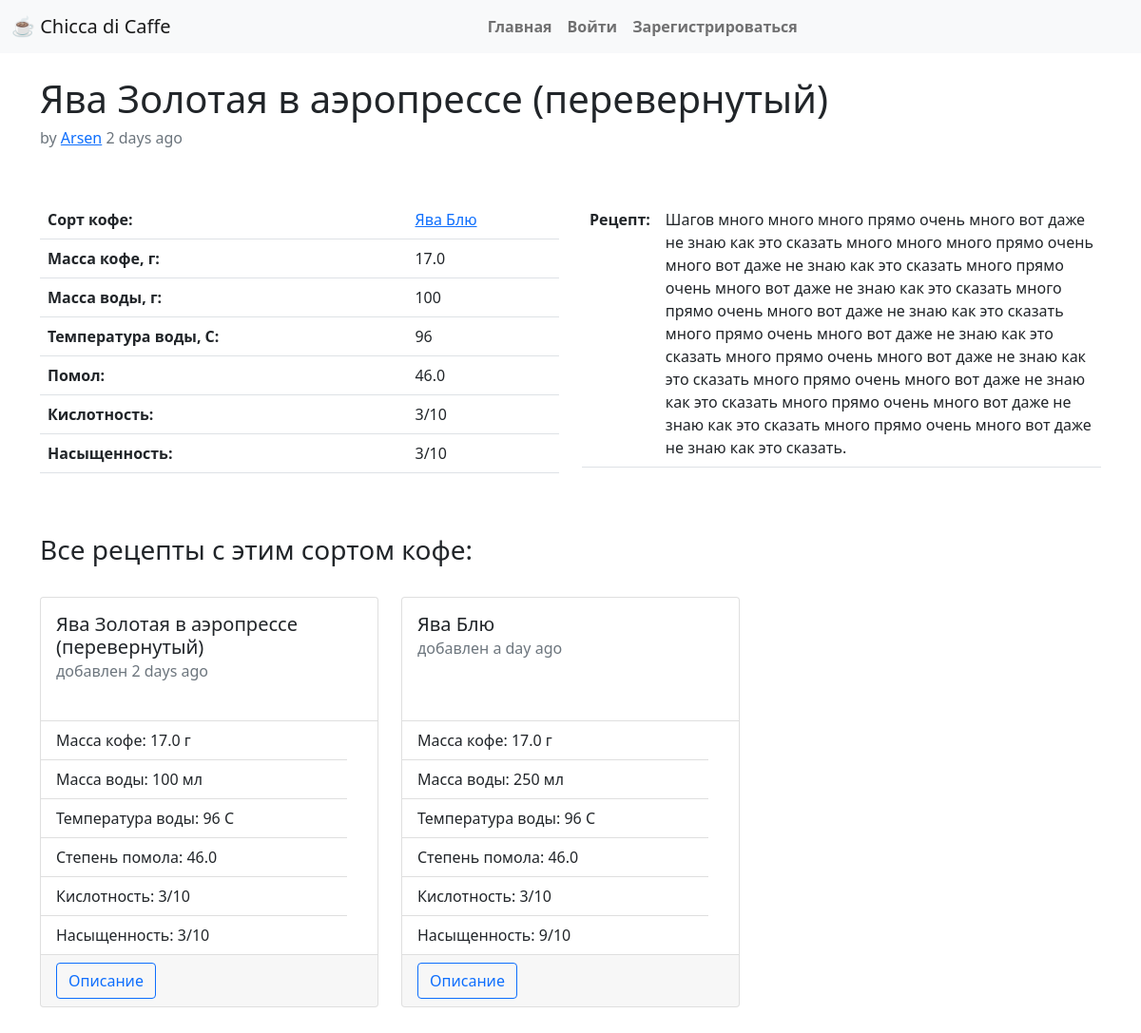
The page /recipe/2 on the database as committed earlier.
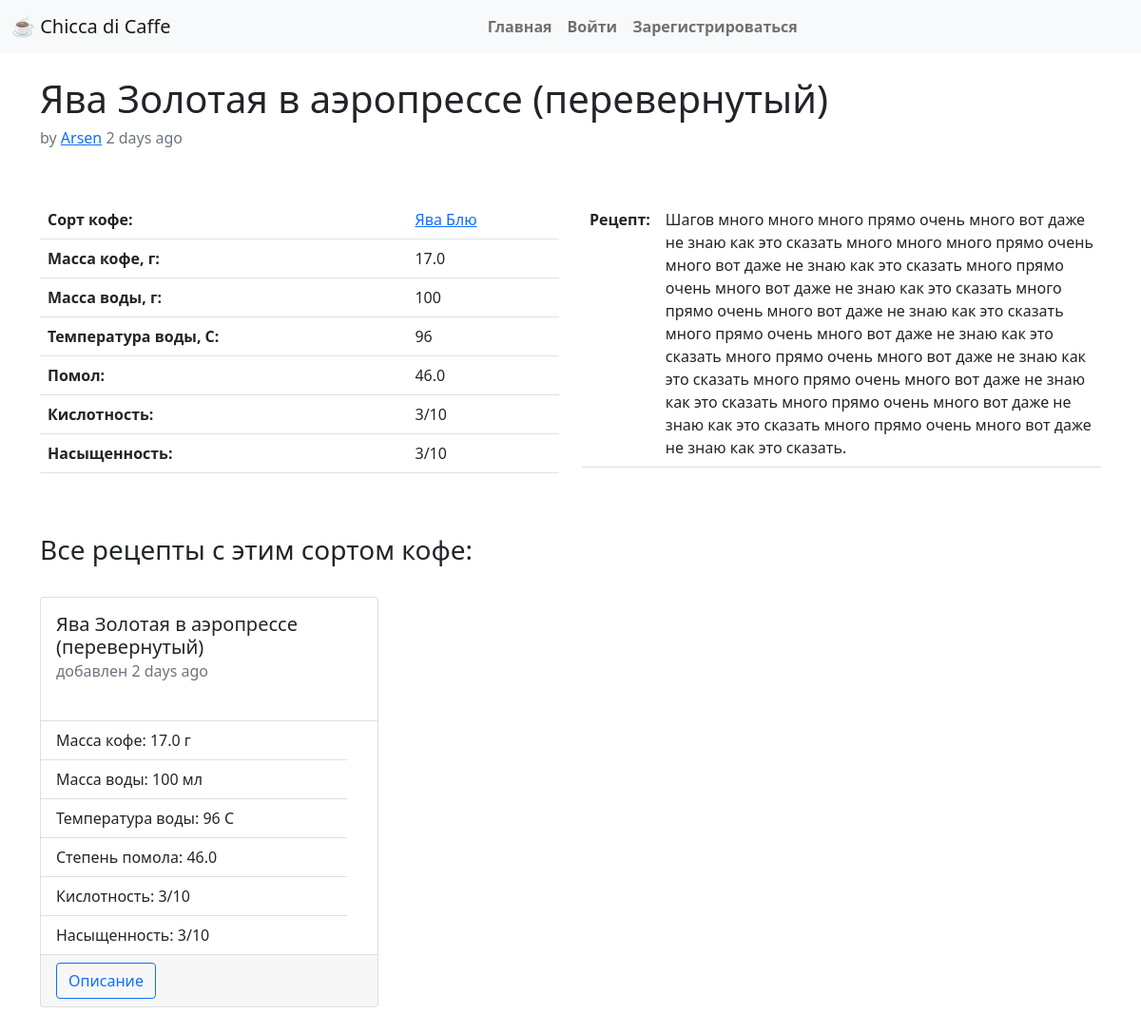
The same page on the database as committed later.
### app/models.py (models this page shows, shortened)
class Recipe(db.Model):
    title = db.Column(db.String(200), index=True, unique=True)
    id = db.Column(db.Integer, primary_key=True)
    timestamp = db.Column(db.DateTime, index=True, default=datetime.utcnow)
    user_id = db.Column(db.Integer, db.ForeignKey('user.id'))
    sort_id = db.Column(db.Integer, db.ForeignKey('sort.id'))
    coffee_mass = db.Column(db.Float)
    water_mass = db.Column(db.Integer)
    water_temp = db.Column(db.Integer)
    grinding = db.Column(db.Float)
    acidity = db.Column(db.Integer)
    tds = db.Column(db.Integer)
    body = db.Column(db.Text())

### app/routes.py (the view)
@app.route('/recipe/<recipe_id>')
def recipe(recipe_id):
    r = Recipe.query.filter_by(id=recipe_id).first_or_404()
    u = User.query.filter_by(id=r.user_id).first()
    s = Sort.query.filter_by(id=r.sort_id).first()
    other = Recipe.query.filter_by(sort_id=s.id).all()
    return render_template('recipe.html', recipe=r, sort=s, user=u, other=other, ADMIN_EMAILS=Config.ADMINS)

### app/templates/recipe.html (shortened to what this page needs)
{% extends "base.html" %}
{% block app_content %}
    <h1>
        {{recipe.title}}
    </h1>
    <h6 class="text-muted">by <a href="{{ url_for('user', user_id=user.id) }}">{{user.username}}</a> {{ moment(recipe.timestamp).fromNow() }}</h6>
    <br><br>
    <div class="row">
        <div class="col-sm-6">
            <table class="table">
                <tbody>
                    <tr>
                        <th>Сорт кофе:</th>
                        <td><a href="{{ url_for('sort', sort_id=sort.id) }}">{{ sort.title }}</a></td>
                    </tr>
                    <tr>
                        <th>Масса кофе, г:</th>
                        <td>{{ recipe.coffee_mass }}</td>
                    </tr>
                    <tr>
                        <th>Масса воды, г:</th>
                        <td>{{ recipe.water_mass }}</td>
                    </tr>
                    <tr>
                        <th>Температура воды, C:</th>
                        <td>{{ recipe.water_temp }}</td>
                    </tr>
                    <tr>
                        <th>Помол:</th>
                        <td>{{ recipe.grinding }}</td>
                    </tr>
                    <tr>
                        <th>Кислотность:</th>
                        <td>{{ recipe.acidity }}/10</td>
                    </tr>
                    <tr>
                        <th>Насыщенность:</th>
                        <td>{{ recipe.tds }}/10</td>
                    </tr>
                </tbody>
            </table>
        </div>
        <div class="col-sm-6">
            <table class="table">
                <tbody>
                    <tr>
                        <th>Рецепт:</th>
                        <td>{{ recipe.body }}</td>
                    </tr>
                </tbody>
            </table>
        </div>
    </div>
    <br><br>
    <h3>Все рецепты с этим сортом кофе:</h3>
    <br>
    <div class="row">
        {% for recipe in other %}
            {% include 'recipe_card.html' %}
        {% endfor %}
    </div>
{% endblock %}

### app/templates/recipe_card.html
<div class="col-sm-4">
<div class="card" style="min-height: 27rem; margin-bottom: 1rem;">
    <div class="card-body">
        <h5 class="card-title">{{ recipe.title }}</h5>
        <h6 class="card-subtitle mb-2 text-muted">добавлен {{ moment(recipe.timestamp).fromNow() }}</h6>
    </div>
    <ul class="list-group list-group-flush">
        <li class="list-group-item">Масса кофе: {{ recipe.coffee_mass }} г</li>
        <li class="list-group-item">Масса воды: {{ recipe.water_mass }} мл</li>
        <li class="list-group-item">Температура воды: {{ recipe.water_temp }} C</li>
        <li class="list-group-item">Степень помола: {{ recipe.grinding }}</li>
        <li class="list-group-item">Кислотность: {{ recipe.acidity }}/10</li>
        <li class="list-group-item">Насыщенность: {{ recipe.tds }}/10</li>
    </ul>
    <div class="card-footer">
        <a href="{{ url_for('recipe', recipe_id=recipe.id) }}" class="btn btn-outline-primary">Описание</a>
    </div>
</div>
</div>

Rows that differ between the two databases and show on the page:
removed Recipe: title "Ява Блю", timestamp "a day ago", coffee_mass "17.0", water_mass "250", water_temp "96", grinding "46.0", acidity "3", tds "9"
